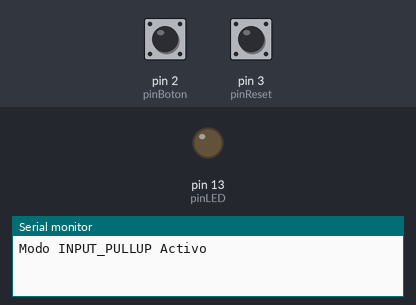
The sketch below on a simulated Arduino Uno, built with avr-gcc and run on an emulated ATmega328P. On the bench: output pins drawn as LEDs (lit = HIGH), the last lines printed to the serial monitor. Dashed ring = blinking. Inputs (shaded band) come from the test bench; at power-on: pin 2 (pinBoton) HIGH, pin 3 (pinReset) HIGH.

Above: at 1.2 s.
1.3 s: pin 2 (pinBoton) pulled LOW for 1 s
At 1.45 s:
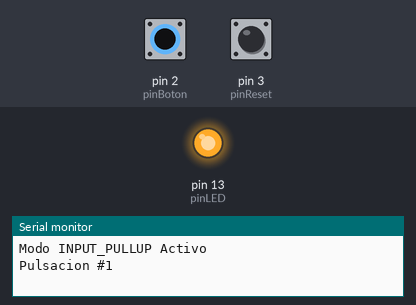
4.6 s: pin 3 (pinReset) pulled LOW for 0.15 s
6.2 s: pin 2 (pinBoton) pulled LOW for 3.2 s
At 6.9 s:
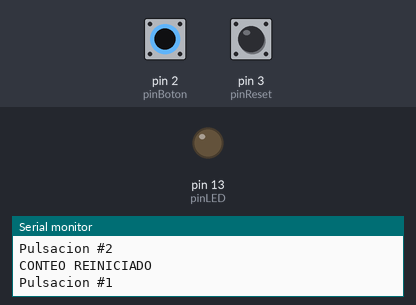
10.9 s: pin 2 (pinBoton) pulled LOW for 0.15 s
At 11.05 s:
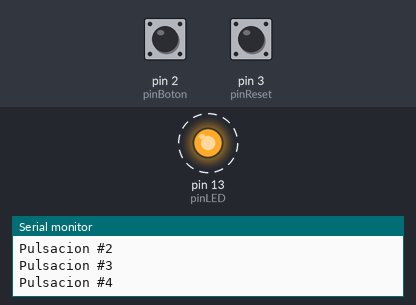
Timing chart, 0 to 14.5 s (numbered marks = the images above; inputs shaded):
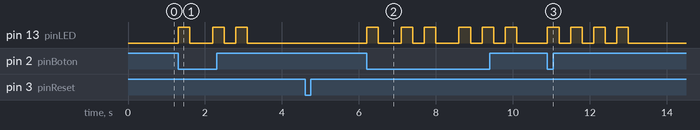

Measured:
- after the input at 1.3 s, pin 13 (pinLED): goes HIGH 0.30 s, LOW 0.60 s, HIGH 0.30 s, LOW 0.30 s, HIGH 0.30 s, then LOW, starting at once
- after the input at 6.2 s, pin 13 (pinLED): LOW → HIGH at once, → LOW 0.30 s later, → HIGH 0.60 s later, → LOW 0.30 s later, … (12 changes in this stretch)
- after the input at 10.9 s, pin 13 (pinLED): alternates HIGH for 0.30 s and LOW for 0.30 s, 8 changes in all, then stays LOW, starting at once

The sketch:

Lab02_ejercicio_1_03.ino
```cpp
const int pinBoton = 2;
const int pinReset = 3;
const int pinLED = 13;

int conteo = 0;

void setup() {
  pinMode(pinBoton, INPUT_PULLUP);
  pinMode(pinReset, INPUT_PULLUP);
  pinMode(pinLED, OUTPUT);

  Serial.begin(9600);
  Serial.println("Modo INPUT_PULLUP Activo");
}

void loop() {
  int lecturaBoton = digitalRead(pinBoton);
  int lecturaReset = digitalRead(pinReset);

  // Botón principal (conteo + parpadeo)
  if (lecturaBoton == LOW) {
    conteo++;
    Serial.print("Pulsacion #");
    Serial.println(conteo);

    // Parpadeo según el conteo
    for (int i = 0; i < conteo; i++) {
      digitalWrite(pinLED, HIGH);
      delay(300);
      digitalWrite(pinLED, LOW);
      delay(300);
    }

    delay(300); // evitar múltiples lecturas
  }

  // Botón de reset
  if (lecturaReset == LOW) {
    conteo = 0;
    Serial.println("CONTEO REINICIADO");
    delay(300);
  }
}
```
